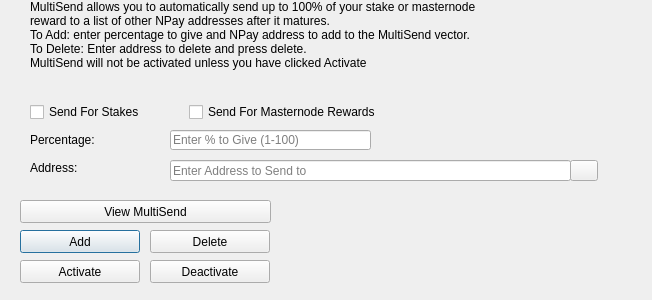
<?xml version="1.0" encoding="UTF-8"?>
<ui version="4.0">
 <class>MultiSendDialog</class>
 <widget class="QDialog" name="MultiSendDialog">
  <property name="windowModality">
   <enum>Qt::NonModal</enum>
  </property>
  <property name="geometry">
   <rect>
    <x>0</x>
    <y>0</y>
    <width>652</width>
    <height>300</height>
   </rect>
  </property>
  <property name="windowTitle">
   <string>MultiSend</string>
  </property>
  <widget class="QLineEdit" name="multiSendPercentEdit">
   <property name="geometry">
    <rect>
     <x>170</x>
     <y>130</y>
     <width>201</width>
     <height>20</height>
    </rect>
   </property>
   <property name="toolTip">
    <string>Enter whole numbers 1 - 100</string>
   </property>
   <property name="placeholderText">
    <string>Enter % to Give (1-100)</string>
   </property>
  </widget>
  <widget class="QLineEdit" name="multiSendAddressEdit">
   <property name="geometry">
    <rect>
     <x>170</x>
     <y>160</y>
     <width>401</width>
     <height>21</height>
    </rect>
   </property>
   <property name="toolTip">
    <string/>
   </property>
   <property name="placeholderText">
    <string>Enter Address to Send to</string>
   </property>
  </widget>
  <widget class="QLabel" name="label_2">
   <property name="geometry">
    <rect>
     <x>30</x>
     <y>0</y>
     <width>451</width>
     <height>121</height>
    </rect>
   </property>
   <property name="lineWidth">
    <number>1</number>
   </property>
   <property name="text">
    <string>MultiSend allows you to automatically send up to 100% of your stake or masternode reward to a list of other NPay addresses after it matures.
To Add: enter percentage to give and NPay address to add to the MultiSend vector.
To Delete: Enter address to delete and press delete.
MultiSend will not be activated unless you have clicked Activate</string>
   </property>
   <property name="alignment">
    <set>Qt::AlignLeading|Qt::AlignLeft|Qt::AlignTop</set>
   </property>
   <property name="wordWrap">
    <bool>true</bool>
   </property>
  </widget>
  <widget class="QLabel" name="message">
   <property name="geometry">
    <rect>
     <x>290</x>
     <y>200</y>
     <width>351</width>
     <height>91</height>
    </rect>
   </property>
   <property name="text">
    <string/>
   </property>
  </widget>
  <widget class="QPushButton" name="addButton">
   <property name="geometry">
    <rect>
     <x>20</x>
     <y>230</y>
     <width>120</width>
     <height>23</height>
    </rect>
   </property>
   <property name="toolTip">
    <string/>
   </property>
   <property name="statusTip">
    <string>Add to MultiSend Vector</string>
   </property>
   <property name="text">
    <string>Add</string>
   </property>
  </widget>
  <widget class="QPushButton" name="disableButton">
   <property name="geometry">
    <rect>
     <x>150</x>
     <y>260</y>
     <width>120</width>
     <height>23</height>
    </rect>
   </property>
   <property name="statusTip">
    <string>Deactivate MultiSend</string>
   </property>
   <property name="text">
    <string>Deactivate</string>
   </property>
  </widget>
  <widget class="QPushButton" name="addressBookButton">
   <property name="geometry">
    <rect>
     <x>570</x>
     <y>160</y>
     <width>28</width>
     <height>21</height>
    </rect>
   </property>
   <property name="toolTip">
    <string>Choose an address from the address book</string>
   </property>
   <property name="text">
    <string/>
   </property>
   <property name="icon">
    <iconset resource="../npay.qrc">
     <normaloff>:/icons/address-book</normaloff>:/icons/address-book</iconset>
   </property>
   <property name="shortcut">
    <string>Alt+A</string>
   </property>
   <property name="autoDefault">
    <bool>false</bool>
   </property>
  </widget>
  <widget class="QLabel" name="label">
   <property name="geometry">
    <rect>
     <x>30</x>
     <y>130</y>
     <width>121</width>
     <height>20</height>
    </rect>
   </property>
   <property name="toolTip">
    <string>Percentage of stake to send</string>
   </property>
   <property name="text">
    <string>Percentage:</string>
   </property>
  </widget>
  <widget class="QLabel" name="label_5">
   <property name="geometry">
    <rect>
     <x>30</x>
     <y>160</y>
     <width>111</width>
     <height>16</height>
    </rect>
   </property>
   <property name="toolTip">
    <string>Address to send portion of stake to</string>
   </property>
   <property name="text">
    <string>Address:</string>
   </property>
  </widget>
  <widget class="QPushButton" name="deleteButton">
   <property name="geometry">
    <rect>
     <x>150</x>
     <y>230</y>
     <width>120</width>
     <height>23</height>
    </rect>
   </property>
   <property name="toolTip">
    <string/>
   </property>
   <property name="statusTip">
    <string>Delete Address From MultiSend Vector</string>
   </property>
   <property name="text">
    <string>Delete</string>
   </property>
  </widget>
  <widget class="QPushButton" name="activateButton">
   <property name="geometry">
    <rect>
     <x>20</x>
     <y>260</y>
     <width>120</width>
     <height>23</height>
    </rect>
   </property>
   <property name="statusTip">
    <string>Activate MultiSend</string>
   </property>
   <property name="text">
    <string>Activate</string>
   </property>
  </widget>
  <widget class="QPushButton" name="viewButton">
   <property name="geometry">
    <rect>
     <x>20</x>
     <y>200</y>
     <width>251</width>
     <height>23</height>
    </rect>
   </property>
   <property name="toolTip">
    <string/>
   </property>
   <property name="statusTip">
    <string>View MultiSend Vector</string>
   </property>
   <property name="text">
    <string>View MultiSend</string>
   </property>
  </widget>
  <widget class="QWidget" name="horizontalLayoutWidget">
   <property name="geometry">
    <rect>
     <x>30</x>
     <y>100</y>
     <width>351</width>
     <height>24</height>
    </rect>
   </property>
   <layout class="QHBoxLayout" name="horizontalLayout">
    <item>
     <widget class="QCheckBox" name="multiSendStakeCheckBox">
      <property name="text">
       <string>Send For Stakes</string>
      </property>
     </widget>
    </item>
    <item>
     <widget class="QCheckBox" name="multiSendMasternodeCheckBox">
      <property name="text">
       <string>Send For Masternode Rewards</string>
      </property>
     </widget>
    </item>
   </layout>
  </widget>
 </widget>
 <resources>
  <include location="../npay.qrc"/>
 </resources>
 <connections/>
</ui>
